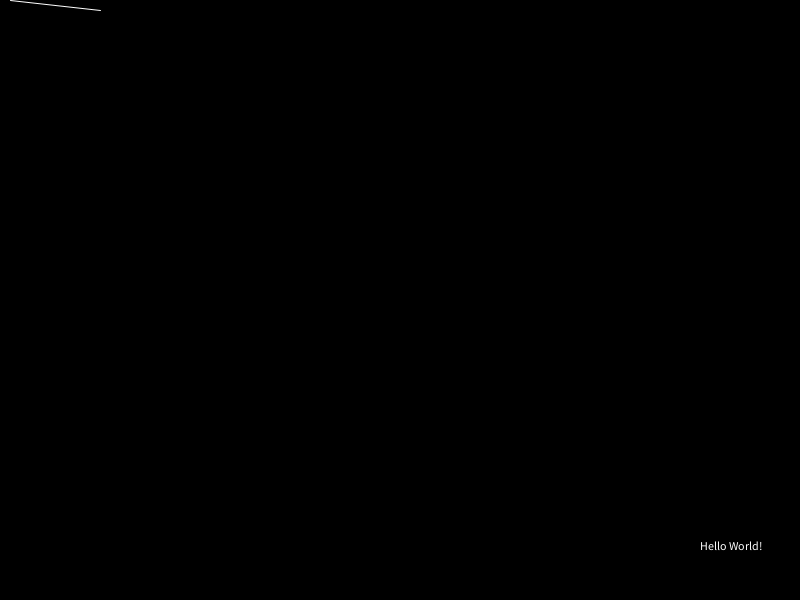
Frame 1 (no input)
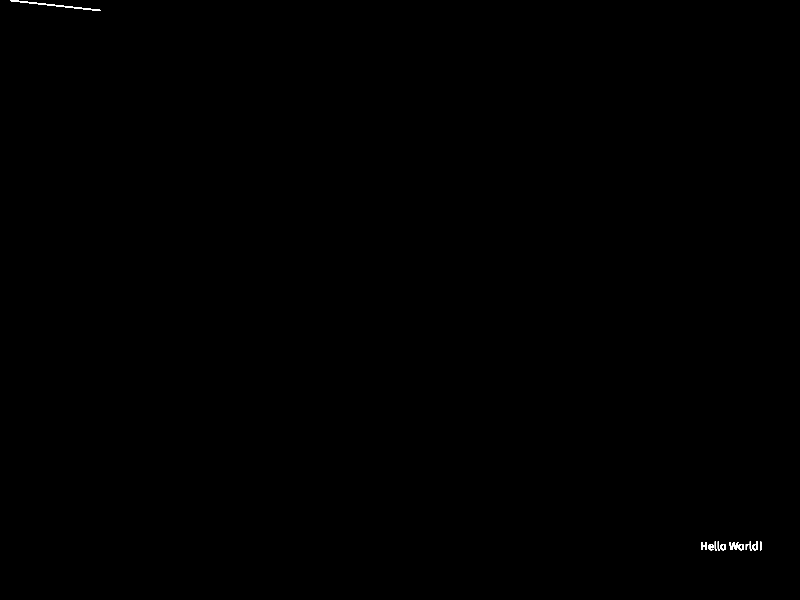
Frame 60 (the mouse pressed at the canvas centre just before this capture)
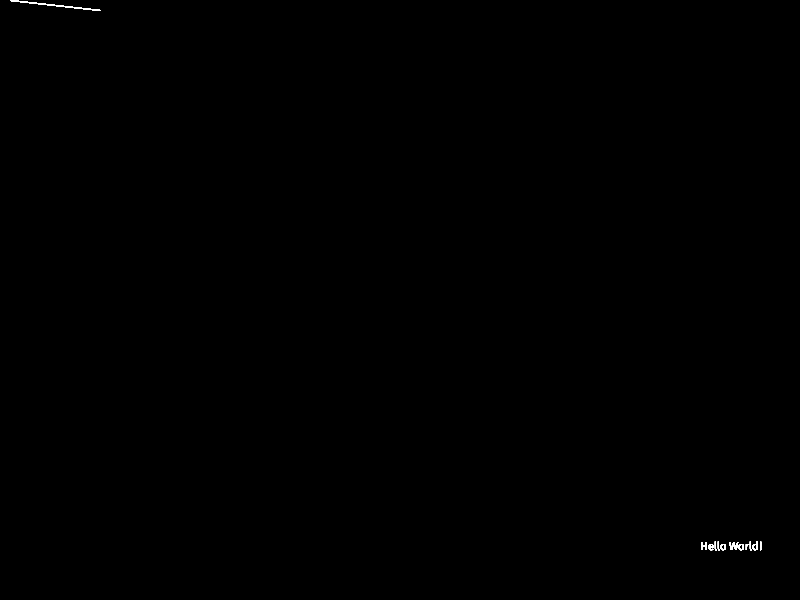
Frame 120 (the mouse held since frame 60 and released just before this capture)

The Processing sketch that drew these frames (run headless with seeded random() and noise(); from frame 60 on, the mouse is pressed at the canvas centre):

// Processing sketch: aula02_processing
// ── aula02_processing.pde
float x1, x2, x3, x4;

void setup() {
  size(800, 600);
  background(0, 0, 0);
  x1 = 10;
}

void draw() {
  stroke(255, 255, 255);
  noFill();

  line(100, 10, x1, x2);
  //arc(100, 100, 100, 100, radians(0), radians(180));
  //arc(200, 100, 100, 100, radians(180), radians(360));
  //arc(300, 100, 100, 100, radians(0), radians(180));
  //arc(400, 100, 100, 100, radians(180), radians(360));
  //arc(500, 100, 100, 100, radians(0), radians(180));
  //arc(600, 100, 100, 100, radians(180), radians(360));

  

  text("Hello World!", 700, 550);
}
